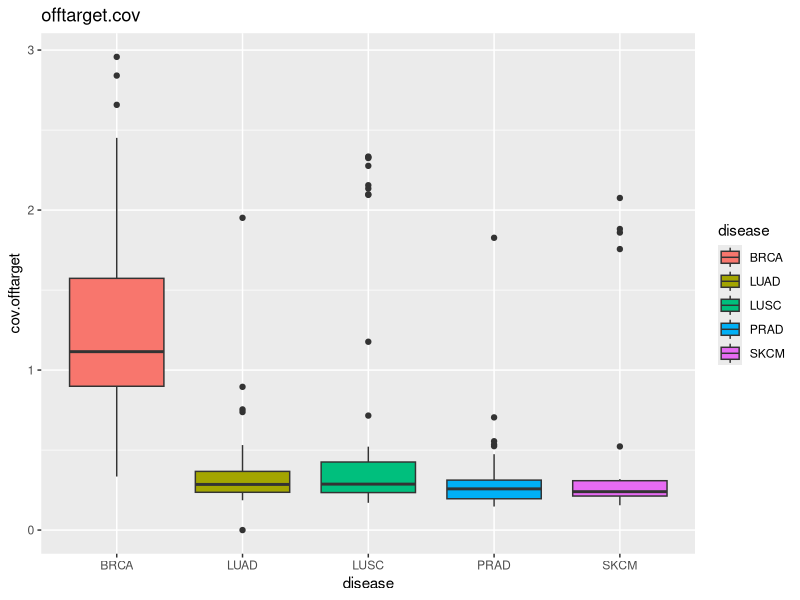
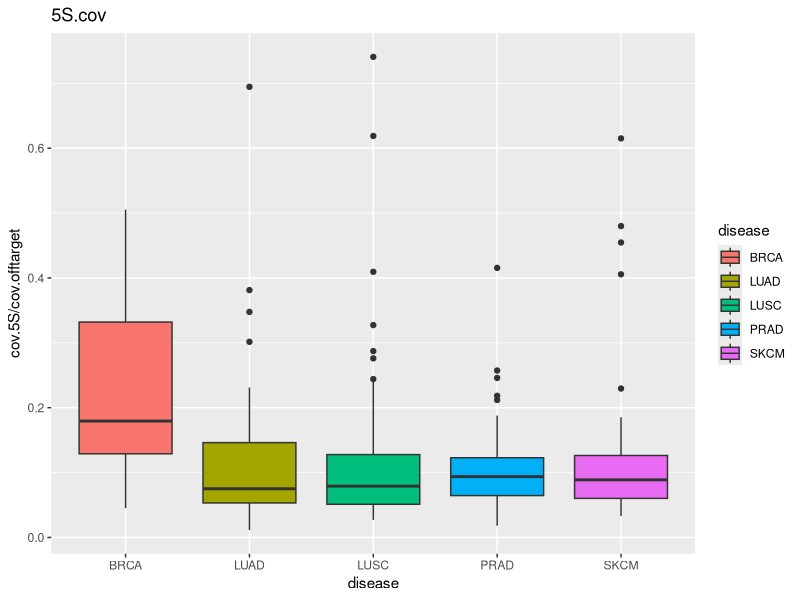
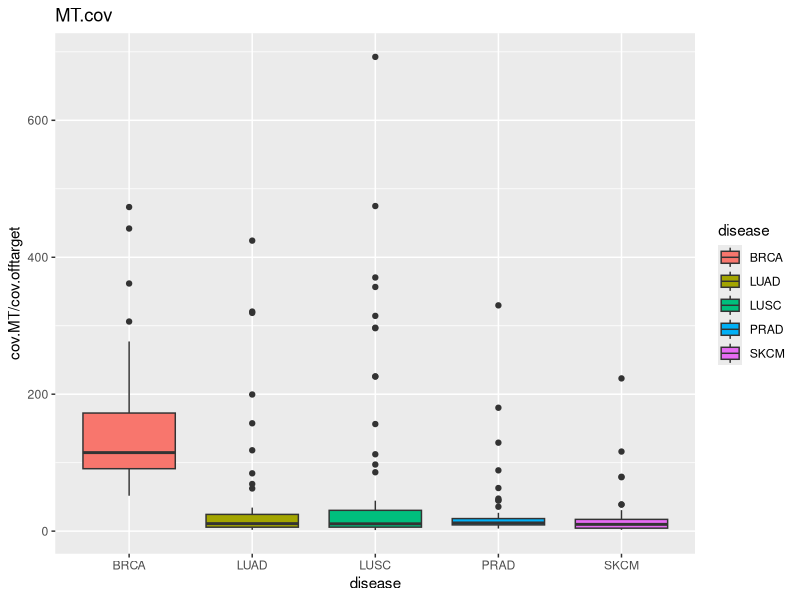
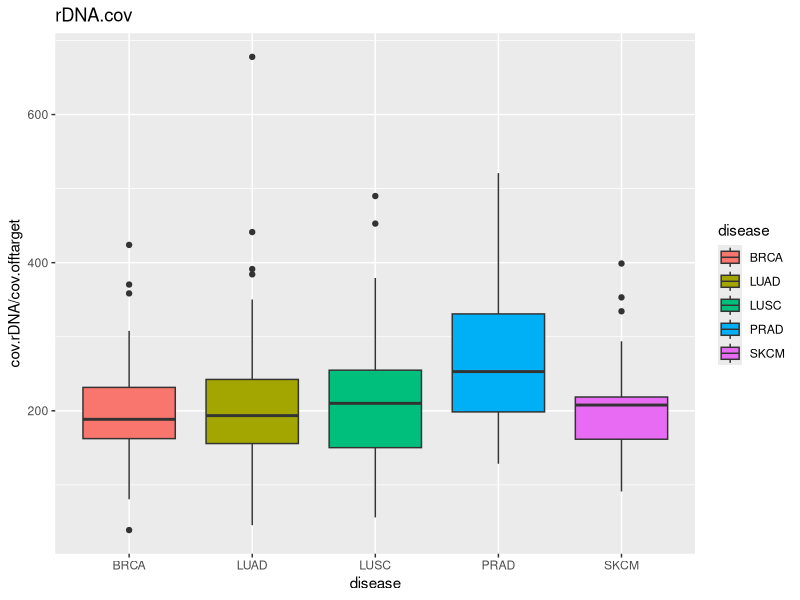
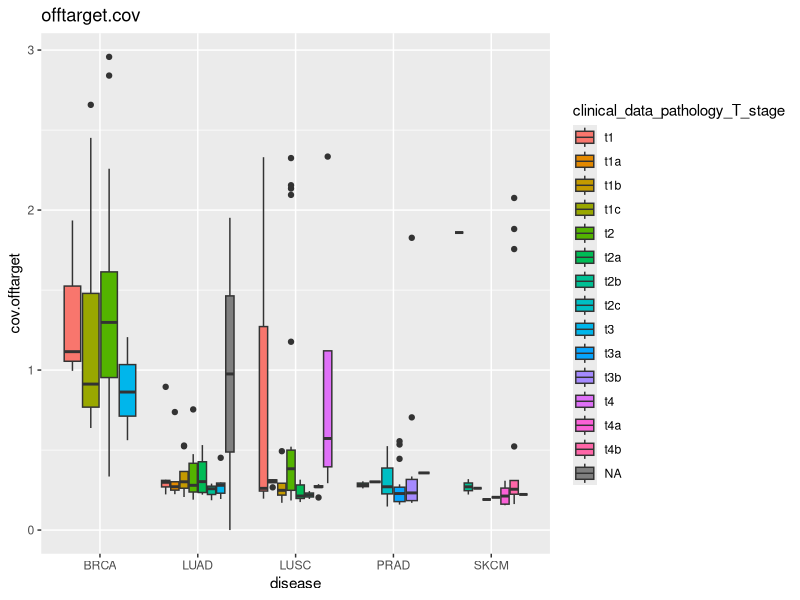
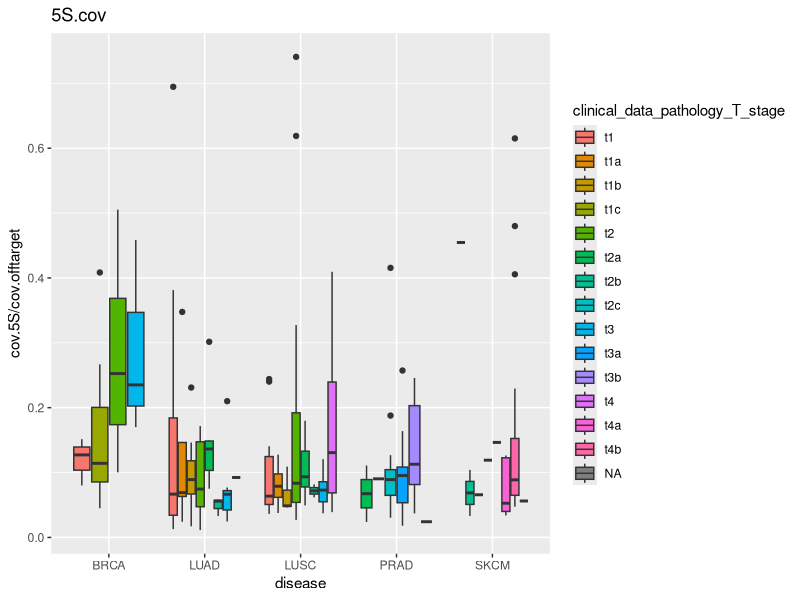
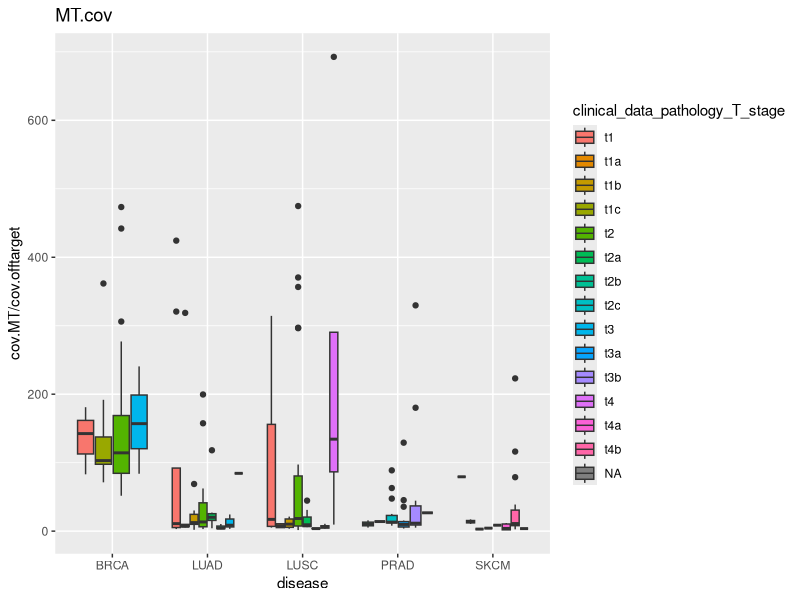
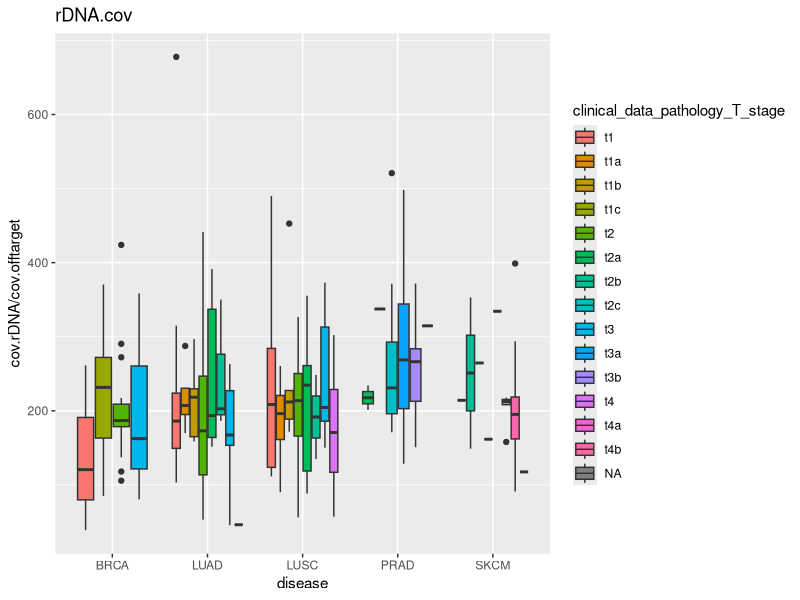

R code for these plots, in order:
#metadata - change the header. replace by ID

data.MT=read.csv('../summary.MT.cov.csv')
data.offtarget=read.csv('../summary.offtarget.cov.csv')
data.rDNA=read.csv('../summary.rDNA.csv')
metadata=read.csv('../../outcomes/PILOT.WXS.clean.metadata.csv')



data=merge(data.MT,data.offtarget,by='ID')
data=merge(data.rDNA,data,by='ID')


data=merge(metadata,data,by='ID')


head(data)




write.csv(data, file = "../PILOT.WXS.clean.metadata.results.csv")



#------- plots

#"cov.5S","cov.MT","cov.offtarget"

library(ggplot2)


png('../offtarget.cov.png',width = 5, height = 10, units = 'in', res = 300)
ggplot(data, aes(x=disease, y= cov.offtarget, fill=disease))+ geom_boxplot()+ggtitle("offtarget.cov")
dev.off()


png('../5S.cov.png',width = 5, height = 10, units = 'in', res = 300)
ggplot(data, aes(x=disease, y= cov.5S/cov.offtarget, fill=disease))+ geom_boxplot()+ggtitle("5S.cov")
dev.off()


png('../MT.cov.png',width = 5, height = 10, units = 'in', res = 300)
ggplot(data, aes(x=disease, y= cov.MT/cov.offtarget, fill=disease))+ geom_boxplot()+ggtitle("MT.cov")
dev.off()

png('../rDNA.cov.png',width = 5, height = 10, units = 'in', res = 300)
ggplot(data, aes(x=disease, y= cov.rDNA/cov.offtarget, fill=disease))+ geom_boxplot()+ggtitle("rDNA.cov")
dev.off()


#-------------------------------------------------------------------------------
#plots

#"cov.5S","cov.MT","cov.offtarget"

library(ggplot2)


png('../offtarget.cov.clinical_data_pathology_T_stage.png',width = 5, height = 10, units = 'in', res = 300)
ggplot(data, aes(x=disease, y= cov.offtarget, fill=clinical_data_pathology_T_stage))+ geom_boxplot()+ggtitle("offtarget.cov")
dev.off()


png('../5S.cov.clinical_data_pathology_T_stage.png',width = 5, height = 10, units = 'in', res = 300)
ggplot(data, aes(x=disease, y= cov.5S/cov.offtarget, fill=clinical_data_pathology_T_stage))+ geom_boxplot()+ggtitle("5S.cov")
dev.off()


png('../MT.cov.clinical_data_pathology_T_stage.png',width = 5, height = 10, units = 'in', res = 300)
ggplot(data, aes(x=disease, y= cov.MT/cov.offtarget, fill=clinical_data_pathology_T_stage))+ geom_boxplot()+ggtitle("MT.cov")
dev.off()

png('../rDNA.cov.clinical_data_pathology_T_stage.png',width = 5, height = 10, units = 'in', res = 300)
ggplot(data, aes(x=disease, y= cov.rDNA/cov.offtarget, fill=clinical_data_pathology_T_stage))+ geom_boxplot()+ggtitle("rDNA.cov")
dev.off()


